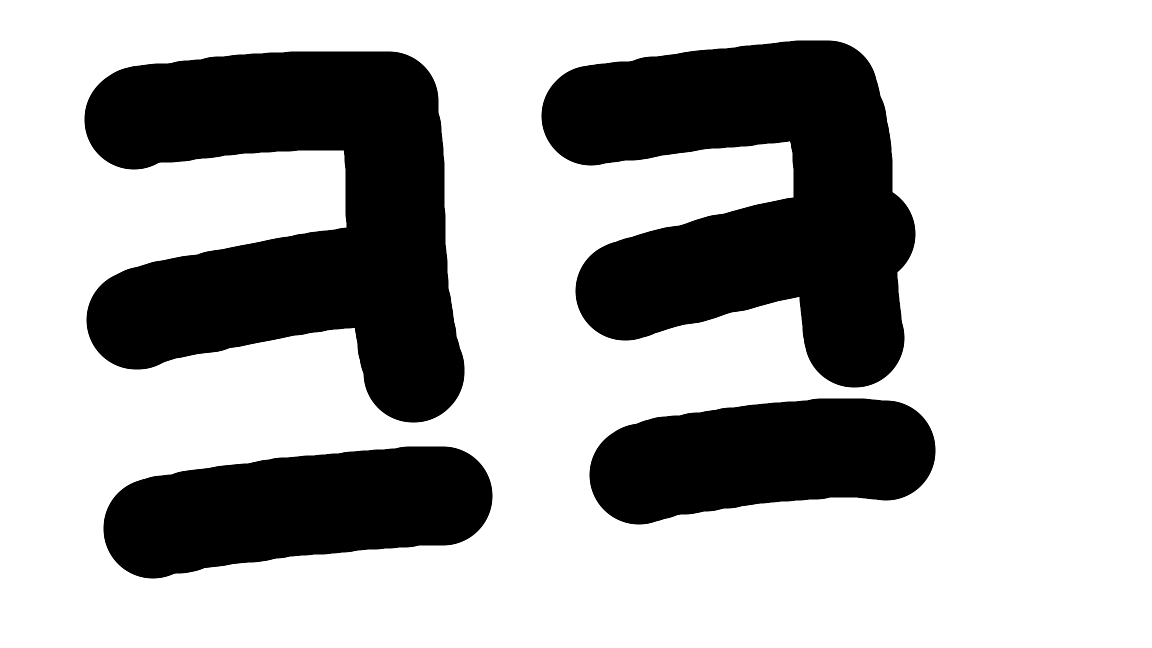
#> input picture ai/easyOCR_testImg/img_004_100px.png, 1152 x 648 px, found by its file name
$ python revisingOcr_img4.py
#> lines starting #> are read from the running program, lines starting #| are printed output that depends on the picture; after the words box and inside, x2 and y2 are one past the last pixel; in counts of white or black regions, pixels touching at a corner belong together
import cv2
import numpy as np

def enhance_image(image_path, output_path):

    # 이미지 읽기
#> called with image_path = './easyOCR_testImg/img_004_100px.png', output_path = './enhanced_v2/erode_img_004_100px.png'
    img = cv2.imread(image_path)
#> img is the input picture: shape (648, 1152, 3); min 0, max 255, mean 175.2

    # 그레이스케일 변환
    gray = cv2.cvtColor(img, cv2.COLOR_BGR2GRAY)

    # 이진화 (글자를 흰색으로)
    _, binary = cv2.threshold(
        gray,
        0,
        255,
        cv2.THRESH_BINARY_INV + cv2.THRESH_OTSU
    )
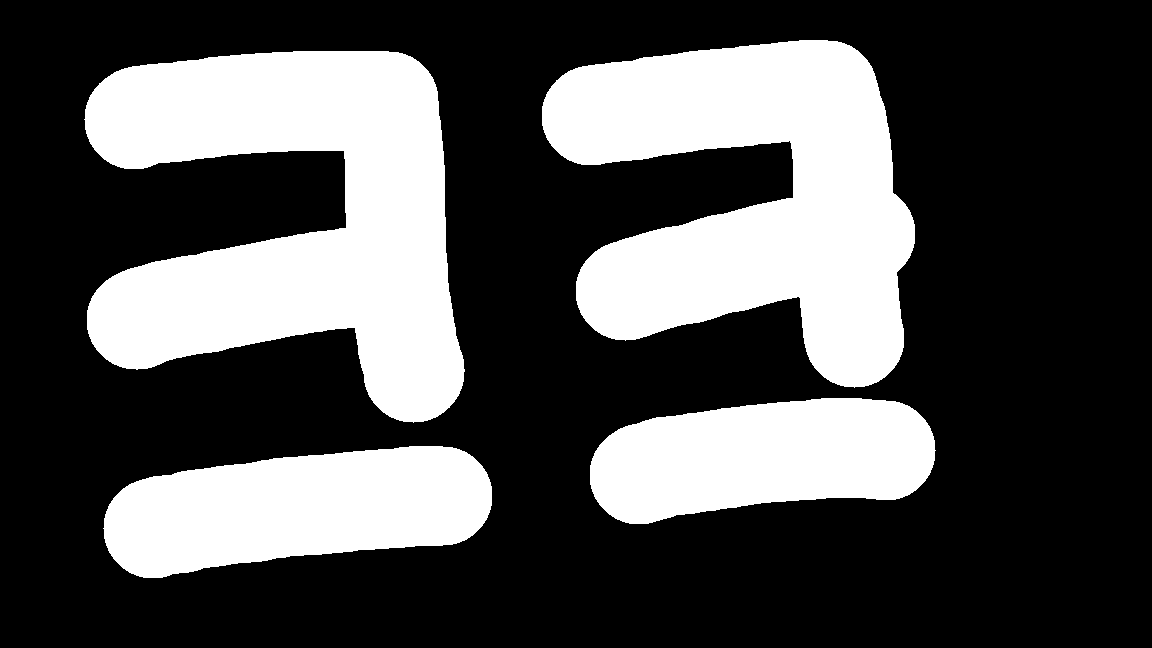
#> binary: shape (648, 1152); 31.3% white; 4 white regions, box (x1, y1, x2, y2) and area: (84, 51, 465, 423) 85660, (542, 40, 915, 388) 78592, (103, 446, 492, 578) 36801, (590, 398, 936, 524) 32567

    # ============================
    # 글씨 얇게 만들기 (Erosion)
    # ============================

    kernel = cv2.getStructuringElement(
        cv2.MORPH_ELLIPSE,
        (7, 7)          # 2~5 정도 추천
    )

    eroded = cv2.erode(
        binary,
        kernel,
        iterations=5    # 1~3 정도 테스트
    )
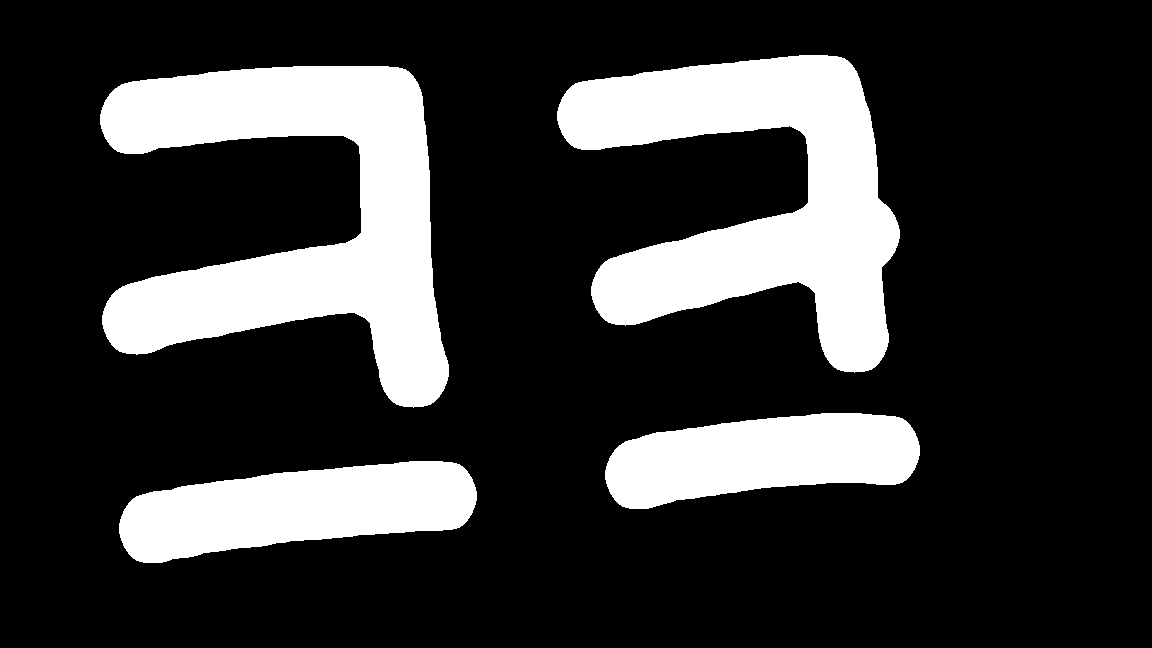
#> eroded: shape (648, 1152); 21.2% white; 4 white regions, box (x1, y1, x2, y2) and area: (100, 66, 449, 408) 58762, (557, 55, 900, 373) 54006, (119, 461, 477, 563) 24157, (605, 413, 920, 509) 21208

    # 다시 검은 글씨로 반전
    result = 255 - eroded

    # 저장
    cv2.imwrite(output_path, result)


def main():

    input_image = "./easyOCR_testImg/img_004_100px.png"
    output_image = "./enhanced_v2/erode_img_004_100px.png"

    enhance_image(input_image, output_image)

    print("완료!")


if __name__ == "__main__":
    main()

$ run again, with ai/easyOCR_testImg/img_002_42px.png copied over ai/easyOCR_testImg/img_004_100px.png
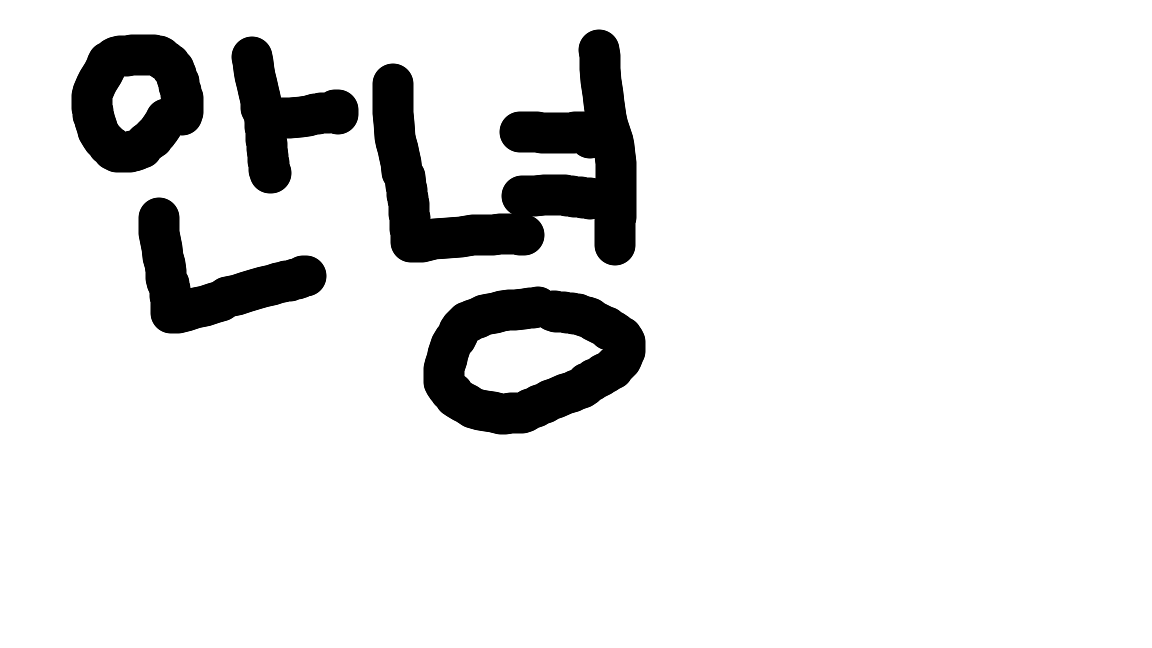
#> input picture ai/easyOCR_testImg/img_002_42px.png, 1152 x 648 px, found by its file name
#> in enhance_image, img is the input picture: shape (648, 1152, 3); min 0, max 255, mean 227.5
#> in enhance_image, `_, binary = cv2.threshold( gray, 0, 255, cv2.THRESH_BINARY_INV + cv2.T..`:
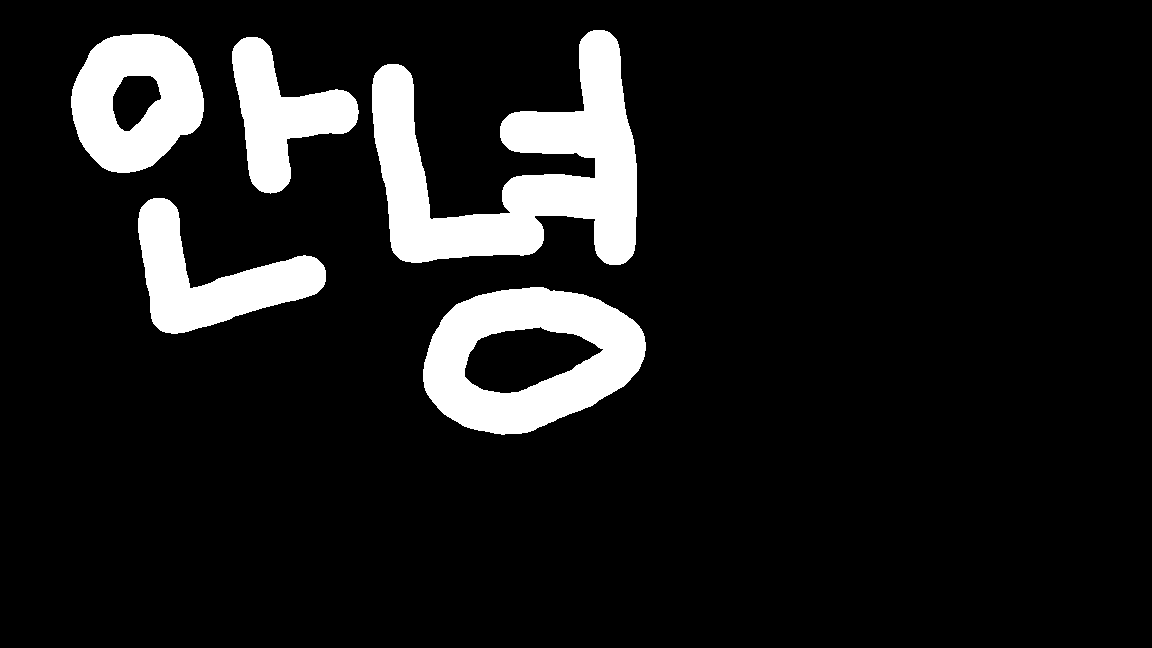
#> binary: shape (648, 1152); 10.8% white; 5 white regions, box (x1, y1, x2, y2) and area: (372, 30, 637, 265) 29241, (423, 287, 646, 435) 18791, (71, 34, 204, 173) 12382, (138, 198, 326, 334) 10940, (232, 37, 359, 194) 9171
#> in enhance_image, `eroded = cv2.erode( binary, kernel, iterations=5`:
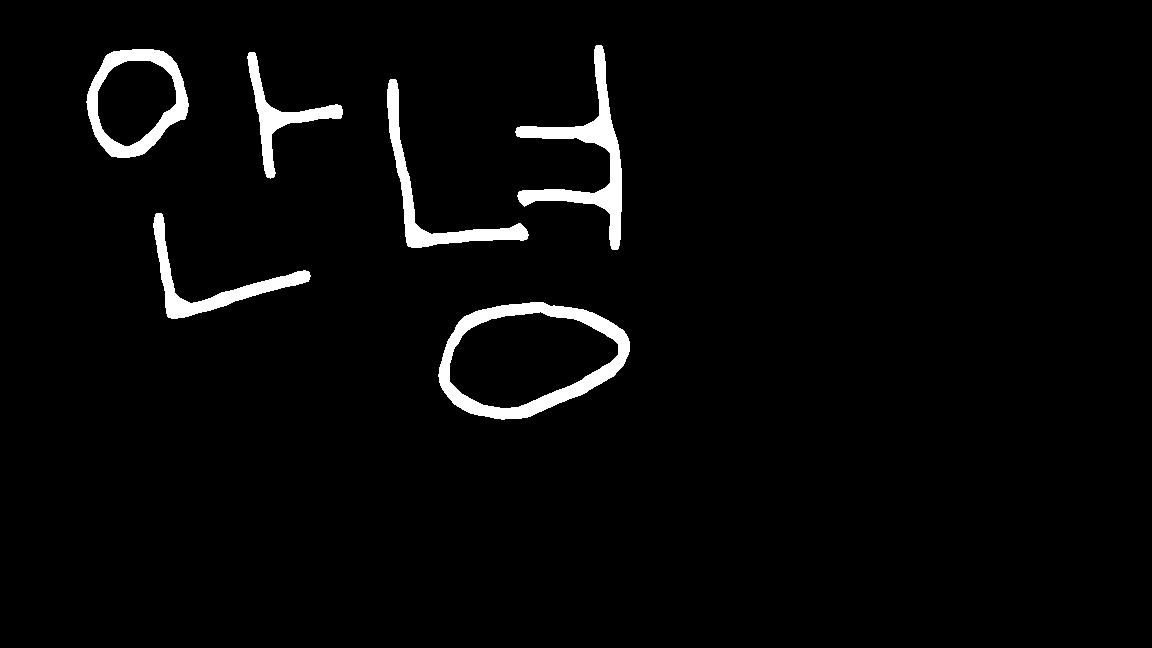
#> eroded: shape (648, 1152); 3% white; 6 white regions, box (x1, y1, x2, y2) and area: (438, 302, 630, 420) 5587, (515, 45, 622, 250) 4792, (86, 49, 189, 158) 3512, (387, 79, 529, 248) 3212, (153, 213, 311, 319) 2886, (247, 52, 343, 179) 2321
